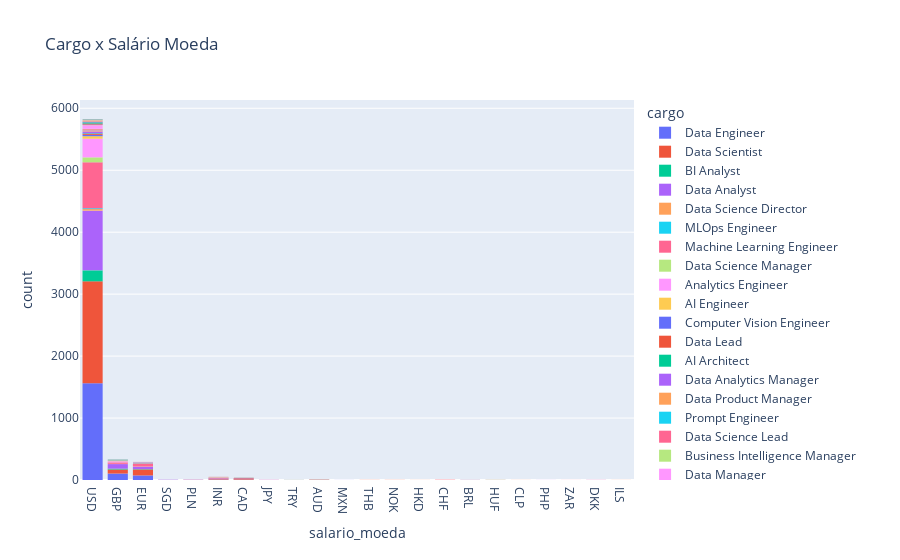

The notebook cell saved with this chart:
### Code cell
fig = px.histogram(df_ds_salaries, x='salario_moeda', color='cargo', title="Cargo x Salário Moeda")

fig.show()

### Figure 1 — Plotly figure (JSON) as saved in the notebook; plotly's stock layout.template omitted (floating-point values rounded to 4 significant figures; data arrays with more than 128 entries replaced by an {"elided": "..."} marker saying what was removed)
{"data": [{"alignmentgroup": "True", "bingroup": "x", "hovertemplate": "cargo=Data Engineer<br>salario_moeda=%{x}<br>count=%{y}<extra></extra>", "legendgroup": "Data Engineer", "marker": {"color": "#636efa", "pattern": {"shape": ""}}, "name": "Data Engineer", "offsetgroup": "Data Engineer", "orientation": "v", "showlegend": true, "type": "histogram", "x": {"elided": "1763 str values"}, "xaxis": "x", "yaxis": "y"}, {"alignmentgroup": "True", "bingroup": "x", "hovertemplate": "cargo=Data Scientist<br>salario_moeda=%{x}<br>count=%{y}<extra></extra>", "legendgroup": "Data Scientist", "marker": {"color": "#EF553B", "pattern": {"shape": ""}}, "name": "Data Scientist", "offsetgroup": "Data Scientist", "orientation": "v", "showlegend": true, "type": "histogram", "x": {"elided": "1863 str values"}, "xaxis": "x", "yaxis": "y"}, {"alignmentgroup": "True", "bingroup": "x", "hovertemplate": "cargo=BI Analyst<br>salario_moeda=%{x}<br>count=%{y}<extra></extra>", "legendgroup": "BI Analyst", "marker": {"color": "#00cc96", "pattern": {"shape": ""}}, "name": "BI Analyst", "offsetgroup": "BI Analyst", "orientation": "v", "showlegend": true, "type": "histogram", "x": {"elided": "200 str values"}, "xaxis": "x", "yaxis": "y"}, {"alignmentgroup": "True", "bingroup": "x", "hovertemplate": "cargo=Data Analyst<br>salario_moeda=%{x}<br>count=%{y}<extra></extra>", "legendgroup": "Data Analyst", "marker": {"color": "#ab63fa", "pattern": {"shape": ""}}, "name": "Data Analyst", "offsetgroup": "Data Analyst", "orientation": "v", "showlegend": true, "type": "histogram", "x": {"elided": "1091 str values"}, "xaxis": "x", "yaxis": "y"}, {"alignmentgroup": "True", "bingroup": "x", "hovertemplate": "cargo=Data Science Director<br>salario_moeda=%{x}<br>count=%{y}<extra></extra>", "legendgroup": "Data Science Director", "marker": {"color": "#FFA15A", "pattern": {"shape": ""}}, "name": "Data Science Director", "offsetgroup": "Data Science Director", "orientation": "v", "showlegend": true, "type": "histogram", "x": ["USD", "USD", "USD", "USD", "USD", "USD", "USD", "USD", "USD", "USD", "USD", "USD", "USD", "USD", "USD", "USD", "USD", "USD", "USD", "USD", "USD", "GBP", "GBP", "GBP", "GBP", "CAD", "EUR", "CAD", "USD", "EUR", "USD", "EUR", "EUR", "USD", "USD"], "xaxis": "x", "yaxis": "y"}, {"alignmentgroup": "True", "bingroup": "x", "hovertemplate": "cargo=MLOps Engineer<br>salario_moeda=%{x}<br>count=%{y}<extra></extra>", "legendgroup": "MLOps Engineer", "marker": {"color": "#19d3f3", "pattern": {"shape": ""}}, "name": "MLOps Engineer", "offsetgroup": "MLOps Engineer", "orientation": "v", "showlegend": true, "type": "histogram", "x": ["USD", "USD", "USD", "USD", "USD", "USD", "USD", "USD", "USD", "USD", "USD", "USD", "BRL", "USD", "USD"], "xaxis": "x", "yaxis": "y"}, {"alignmentgroup": "True", "bingroup": "x", "hovertemplate": "cargo=Machine Learning Engineer<br>salario_moeda=%{x}<br>count=%{y}<extra></extra>", "legendgroup": "Machine Learning Engineer", "marker": {"color": "#FF6692", "pattern": {"shape": ""}}, "name": "Machine Learning Engineer", "offsetgroup": "Machine Learning Engineer", "orientation": "v", "showlegend": true, "type": "histogram", "x": {"elided": "820 str values"}, "xaxis": "x", "yaxis": "y"}, {"alignmentgroup": "True", "bingroup": "x", "hovertemplate": "cargo=Data Science Manager<br>salario_moeda=%{x}<br>count=%{y}<extra></extra>", "legendgroup": "Data Science Manager", "marker": {"color": "#B6E880", "pattern": {"shape": ""}}, "name": "Data Science Manager", "offsetgroup": "Data Science Manager", "orientation": "v", "showlegend": true, "type": "histogram", "x": ["USD", "USD", "USD", "USD", "USD", "USD", "USD", "USD", "USD", "USD", "USD", "USD", "USD", "USD", "USD", "USD", "USD", "USD", "USD", "USD", "USD", "USD", "USD", "USD", "USD", "USD", "USD", "USD", "USD", "USD", "USD", "USD", "USD", "USD", "USD", "USD", "USD", "USD", "USD", "USD", "USD", "USD", "USD", "USD", "USD", "USD", "INR", "INR", "EUR", "USD", "USD", "USD", "USD", "USD", "USD", "USD", "USD", "USD", "USD", "USD", "USD", "USD", "USD", "USD", "USD", "USD", "USD", "USD", "USD", "USD", "USD", "USD", "USD", "USD", "USD", "USD", "USD", "USD", "AUD", "USD", "USD", "INR", "USD", "INR", "USD", "USD"], "xaxis": "x", "yaxis": "y"}, {"alignmentgroup": "True", "bingroup": "x", "hovertemplate": "cargo=Analytics Engineer<br>salario_moeda=%{x}<br>count=%{y}<extra></extra>", "legendgroup": "Analytics Engineer", "marker": {"color": "#FF97FF", "pattern": {"shape": ""}}, "name": "Analytics Engineer", "offsetgroup": "Analytics Engineer", "orientation": "v", "showlegend": true, "type": "histogram", "x": {"elided": "320 str values"}, "xaxis": "x", "yaxis": "y"}, {"alignmentgroup": "True", "bingroup": "x", "hovertemplate": "cargo=AI Engineer<br>salario_moeda=%{x}<br>count=%{y}<extra></extra>", "legendgroup": "AI Engineer", "marker": {"color": "#FECB52", "pattern": {"shape": ""}}, "name": "AI Engineer", "offsetgroup": "AI Engineer", "orientation": "v", "showlegend": true, "type": "histogram", "x": ["USD", "USD", "GBP", "GBP", "USD", "USD", "USD", "USD", "USD", "USD", "USD", "USD", "USD", "USD", "USD", "USD", "USD", "USD", "USD", "USD", "USD", "USD", "USD", "USD", "USD", "USD", "USD", "USD", "USD", "USD", "USD", "USD", "USD", "USD", "USD", "USD", "USD", "USD", "USD", "EUR", "USD", "EUR", "GBP", "GBP", "EUR", "EUR", "USD", "USD"], "xaxis": "x", "yaxis": "y"}, {"alignmentgroup": "True", "bingroup": "x", "hovertemplate": "cargo=Computer Vision Engineer<br>salario_moeda=%{x}<br>count=%{y}<extra></extra>", "legendgroup": "Computer Vision Engineer", "marker": {"color": "#636efa", "pattern": {"shape": ""}}, "name": "Computer Vision Engineer", "offsetgroup": "Computer Vision Engineer", "orientation": "v", "showlegend": true, "type": "histogram", "x": ["USD", "USD", "USD", "USD", "USD", "USD", "USD", "USD", "USD", "USD", "USD", "USD", "USD", "USD", "USD", "USD", "USD", "GBP", "GBP", "USD", "USD", "USD", "INR", "EUR", "DKK", "USD", "BRL", "USD"], "xaxis": "x", "yaxis": "y"}, {"alignmentgroup": "True", "bingroup": "x", "hovertemplate": "cargo=Data Lead<br>salario_moeda=%{x}<br>count=%{y}<extra></extra>", "legendgroup": "Data Lead", "marker": {"color": "#EF553B", "pattern": {"shape": ""}}, "name": "Data Lead", "offsetgroup": "Data Lead", "orientation": "v", "showlegend": true, "type": "histogram", "x": ["USD", "USD", "USD", "USD", "USD", "USD", "USD", "USD", "USD", "USD", "USD", "USD", "USD", "USD", "USD", "USD"], "xaxis": "x", "yaxis": "y"}, {"alignmentgroup": "True", "bingroup": "x", "hovertemplate": "cargo=AI Architect<br>salario_moeda=%{x}<br>count=%{y}<extra></extra>", "legendgroup": "AI Architect", "marker": {"color": "#00cc96", "pattern": {"shape": ""}}, "name": "AI Architect", "offsetgroup": "AI Architect", "orientation": "v", "showlegend": true, "type": "histogram", "x": ["USD", "USD", "USD", "USD", "USD", "USD", "USD", "USD", "EUR", "USD"], "xaxis": "x", "yaxis": "y"}, {"alignmentgroup": "True", "bingroup": "x", "hovertemplate": "cargo=Data Analytics Manager<br>salario_moeda=%{x}<br>count=%{y}<extra></extra>", "legendgroup": "Data Analytics Manager", "marker": {"color": "#ab63fa", "pattern": {"shape": ""}}, "name": "Data Analytics Manager", "offsetgroup": "Data Analytics Manager", "orientation": "v", "showlegend": true, "type": "histogram", "x": ["USD", "USD", "USD", "USD", "USD", "USD", "USD", "USD", "USD", "USD", "USD", "USD", "USD", "USD", "USD", "USD", "USD", "USD", "USD", "USD", "INR", "USD", "USD", "USD", "USD", "USD", "USD", "USD", "USD", "USD", "USD"], "xaxis": "x", "yaxis": "y"}, {"alignmentgroup": "True", "bingroup": "x", "hovertemplate": "cargo=Data Product Manager<br>salario_moeda=%{x}<br>count=%{y}<extra></extra>", "legendgroup": "Data Product Manager", "marker": {"color": "#FFA15A", "pattern": {"shape": ""}}, "name": "Data Product Manager", "offsetgroup": "Data Product Manager", "orientation": "v", "showlegend": true, "type": "histogram", "x": ["USD", "USD", "USD", "USD", "USD", "USD", "USD", "USD", "USD", "USD", "USD", "USD"], "xaxis": "x", "yaxis": "y"}, {"alignmentgroup": "True", "bingroup": "x", "hovertemplate": "cargo=Prompt Engineer<br>salario_moeda=%{x}<br>count=%{y}<extra></extra>", "legendgroup": "Prompt Engineer", "marker": {"color": "#19d3f3", "pattern": {"shape": ""}}, "name": "Prompt Engineer", "offsetgroup": "Prompt Engineer", "orientation": "v", "showlegend": true, "type": "histogram", "x": ["USD", "USD", "USD", "USD"], "xaxis": "x", "yaxis": "y"}, {"alignmentgroup": "True", "bingroup": "x", "hovertemplate": "cargo=Data Science Lead<br>salario_moeda=%{x}<br>count=%{y}<extra></extra>", "legendgroup": "Data Science Lead", "marker": {"color": "#FF6692", "pattern": {"shape": ""}}, "name": "Data Science Lead", "offsetgroup": "Data Science Lead", "orientation": "v", "showlegend": true, "type": "histogram", "x": ["USD", "USD", "USD", "USD", "USD", "USD", "USD", "USD", "USD", "USD", "USD", "USD", "USD", "USD", "USD", "USD", "USD", "USD", "GBP", "GBP", "USD", "USD"], "xaxis": "x", "yaxis": "y"}, {"alignmentgroup": "True", "bingroup": "x", "hovertemplate": "cargo=Business Intelligence Manager<br>salario_moeda=%{x}<br>count=%{y}<extra></extra>", "legendgroup": "Business Intelligence Manager", "marker": {"color": "#B6E880", "pattern": {"shape": ""}}, "name": "Business Intelligence Manager", "offsetgroup": "Business Intelligence Manager", "orientation": "v", "showlegend": true, "type": "histogram", "x": ["USD", "USD", "USD", "USD", "USD", "USD"], "xaxis": "x", "yaxis": "y"}, {"alignmentgroup": "True", "bingroup": "x", "hovertemplate": "cargo=Data Manager<br>salario_moeda=%{x}<br>count=%{y}<extra></extra>", "legendgroup": "Data Manager", "marker": {"color": "#FF97FF", "pattern": {"shape": ""}}, "name": "Data Manager", "offsetgroup": "Data Manager", "orientation": "v", "showlegend": true, "type": "histogram", "x": ["USD", "USD", "USD", "USD", "USD", "USD", "USD", "USD", "USD", "USD", "USD", "USD", "USD", "USD", "USD", "USD", "USD", "USD", "USD", "USD", "USD", "USD", "USD", "USD", "USD", "USD", "USD", "USD", "USD", "USD", "USD", "USD", "USD", "USD", "USD", "USD", "USD", "USD", "USD", "USD", "USD", "USD", "USD", "USD", "USD", "USD", "USD", "USD", "USD", "USD", "USD", "USD", "GBP", "GBP", "GBP", "GBP", "USD", "USD", "USD", "USD", "USD", "USD", "CAD"], "xaxis": "x", "yaxis": "y"}, {"alignmentgroup": "True", "bingroup": "x", "hovertemplate": "cargo=Data Analytics Lead<br>salario_moeda=%{x}<br>count=%{y}<extra></extra>", "legendgroup": "Data Analytics Lead", "marker": {"color": "#FECB52", "pattern": {"shape": ""}}, "name": "Data Analytics Lead", "offsetgroup": "Data Analytics Lead", "orientation": "v", "showlegend": true, "type": "histogram", "x": ["USD", "USD", "INR", "GBP", "GBP", "USD"], "xaxis": "x", "yaxis": "y"}, {"alignmentgroup": "True", "bingroup": "x", "hovertemplate": "cargo=NLP Engineer<br>salario_moeda=%{x}<br>count=%{y}<extra></extra>", "legendgroup": "NLP Engineer", "marker": {"color": "#636efa", "pattern": {"shape": ""}}, "name": "NLP Engineer", "offsetgroup": "NLP Engineer", "orientation": "v", "showlegend": true, "type": "histogram", "x": ["USD", "USD", "USD", "USD", "USD", "USD", "USD", "USD", "EUR", "EUR", "INR", "EUR", "EUR", "USD", "PLN"], "xaxis": "x", "yaxis": "y"}, {"alignmentgroup": "True", "bingroup": "x", "hovertemplate": "cargo=AI Scientist<br>salario_moeda=%{x}<br>count=%{y}<extra></extra>", "legendgroup": "AI Scientist", "marker": {"color": "#EF553B", "pattern": {"shape": ""}}, "name": "AI Scientist", "offsetgroup": "AI Scientist", "orientation": "v", "showlegend": true, "type": "histogram", "x": ["USD", "USD", "USD", "USD", "USD", "ILS", "EUR", "EUR", "USD", "AUD", "USD", "USD", "USD", "USD", "USD", "EUR", "USD", "USD", "INR", "USD", "USD", "DKK"], "xaxis": "x", "yaxis": "y"}, {"alignmentgroup": "True", "bingroup": "x", "hovertemplate": "cargo=Head of Data<br>salario_moeda=%{x}<br>count=%{y}<extra></extra>", "legendgroup": "Head of Data", "marker": {"color": "#00cc96", "pattern": {"shape": ""}}, "name": "Head of Data", "offsetgroup": "Head of Data", "orientation": "v", "showlegend": true, "type": "histogram", "x": ["USD", "USD", "USD", "USD", "USD", "USD", "USD", "USD", "USD", "USD", "USD", "USD", "USD", "EUR", "GBP", "GBP", "GBP", "GBP", "GBP", "USD", "USD", "USD", "USD", "USD", "EUR", "USD", "EUR", "USD"], "xaxis": "x", "yaxis": "y"}, {"alignmentgroup": "True", "bingroup": "x", "hovertemplate": "cargo=AI Developer<br>salario_moeda=%{x}<br>count=%{y}<extra></extra>", "legendgroup": "AI Developer", "marker": {"color": "#ab63fa", "pattern": {"shape": ""}}, "name": "AI Developer", "offsetgroup": "AI Developer", "orientation": "v", "showlegend": true, "type": "histogram", "x": ["USD", "USD", "USD", "USD", "USD", "USD", "USD", "USD", "USD", "USD", "USD", "EUR", "EUR", "SGD", "EUR", "EUR", "USD", "USD"], "xaxis": "x", "yaxis": "y"}, {"alignmentgroup": "True", "bingroup": "x", "hovertemplate": "cargo=Data Science Head<br>salario_moeda=%{x}<br>count=%{y}<extra></extra>", "legendgroup": "Data Science Head", "marker": {"color": "#FFA15A", "pattern": {"shape": ""}}, "name": "Data Science Head", "offsetgroup": "Data Science Head", "orientation": "v", "showlegend": true, "type": "histogram", "x": ["USD", "USD", "USD", "USD", "USD", "USD", "EUR", "INR", "GBP", "GBP", "USD", "USD", "INR", "USD", "USD"], "xaxis": "x", "yaxis": "y"}, {"alignmentgroup": "True", "bingroup": "x", "hovertemplate": "cargo=Machine Learning Manager<br>salario_moeda=%{x}<br>count=%{y}<extra></extra>", "legendgroup": "Machine Learning Manager", "marker": {"color": "#19d3f3", "pattern": {"shape": ""}}, "name": "Machine Learning Manager", "offsetgroup": "Machine Learning Manager", "orientation": "v", "showlegend": true, "type": "histogram", "x": ["EUR", "USD", "USD", "CAD"], "xaxis": "x", "yaxis": "y"}, {"alignmentgroup": "True", "bingroup": "x", "hovertemplate": "cargo=AI Research Engineer<br>salario_moeda=%{x}<br>count=%{y}<extra></extra>", "legendgroup": "AI Research Engineer", "marker": {"color": "#FF6692", "pattern": {"shape": ""}}, "name": "AI Research Engineer", "offsetgroup": "AI Research Engineer", "orientation": "v", "showlegend": true, "type": "histogram", "x": ["USD", "EUR", "GBP", "INR", "GBP"], "xaxis": "x", "yaxis": "y"}, {"alignmentgroup": "True", "bingroup": "x", "hovertemplate": "cargo=AWS Data Architect<br>salario_moeda=%{x}<br>count=%{y}<extra></extra>", "legendgroup": "AWS Data Architect", "marker": {"color": "#B6E880", "pattern": {"shape": ""}}, "name": "AWS Data Architect", "offsetgroup": "AWS Data Architect", "orientation": "v", "showlegend": true, "type": "histogram", "x": ["USD"], "xaxis": "x", "yaxis": "y"}, {"alignmentgroup": "True", "bingroup": "x", "hovertemplate": "cargo=Lead Data Analyst<br>salario_moeda=%{x}<br>count=%{y}<extra></extra>", "legendgroup": "Lead Data Analyst", "marker": {"color": "#FF97FF", "pattern": {"shape": ""}}, "name": "Lead Data Analyst", "offsetgroup": "Lead Data Analyst", "orientation": "v", "showlegend": true, "type": "histogram", "x": ["USD", "INR", "USD", "INR", "USD"], "xaxis": "x", "yaxis": "y"}, {"alignmentgroup": "True", "bingroup": "x", "hovertemplate": "cargo=Lead Data Scientist<br>salario_moeda=%{x}<br>count=%{y}<extra></extra>", "legendgroup": "Lead Data Scientist", "marker": {"color": "#FECB52", "pattern": {"shape": ""}}, "name": "Lead Data Scientist", "offsetgroup": "Lead Data Scientist", "orientation": "v", "showlegend": true, "type": "histogram", "x": ["USD", "USD", "USD", "EUR", "INR", "EUR", "GBP", "INR", "USD", "USD"], "xaxis": "x", "yaxis": "y"}, {"alignmentgroup": "True", "bingroup": "x", "hovertemplate": "cargo=Data Analyst Lead<br>salario_moeda=%{x}<br>count=%{y}<extra></extra>", "legendgroup": "Data Analyst Lead", "marker": {"color": "#636efa", "pattern": {"shape": ""}}, "name": "Data Analyst Lead", "offsetgroup": "Data Analyst Lead", "orientation": "v", "showlegend": true, "type": "histogram", "x": ["USD"], "xaxis": "x", "yaxis": "y"}, {"alignmentgroup": "True", "bingroup": "x", "hovertemplate": "cargo=AI Programmer<br>salario_moeda=%{x}<br>count=%{y}<extra></extra>", "legendgroup": "AI Programmer", "marker": {"color": "#EF553B", "pattern": {"shape": ""}}, "name": "AI Programmer", "offsetgroup": "AI Programmer", "orientation": "v", "showlegend": true, "type": "histogram", "x": ["USD", "INR", "USD", "CAD", "USD", "USD"], "xaxis": "x", "yaxis": "y"}, {"alignmentgroup": "True", "bingroup": "x", "hovertemplate": "cargo=AI Product Manager<br>salario_moeda=%{x}<br>count=%{y}<extra></extra>", "legendgroup": "AI Product Manager", "marker": {"color": "#00cc96", "pattern": {"shape": ""}}, "name": "AI Product Manager", "offsetgroup": "AI Product Manager", "orientation": "v", "showlegend": true, "type": "histogram", "x": ["USD"], "xaxis": "x", "yaxis": "y"}, {"alignmentgroup": "True", "bingroup": "x", "hovertemplate": "cargo=Lead Machine Learning Engineer<br>salario_moeda=%{x}<br>count=%{y}<extra></extra>", "legendgroup": "Lead Machine Learning Engineer", "marker": {"color": "#ab63fa", "pattern": {"shape": ""}}, "name": "Lead Machine Learning Engineer", "offsetgroup": "Lead Machine Learning Engineer", "orientation": "v", "showlegend": true, "type": "histogram", "x": ["USD", "EUR", "INR", "EUR"], "xaxis": "x", "yaxis": "y"}, {"alignmentgroup": "True", "bingroup": "x", "hovertemplate": "cargo=Data Quality Manager<br>salario_moeda=%{x}<br>count=%{y}<extra></extra>", "legendgroup": "Data Quality Manager", "marker": {"color": "#FFA15A", "pattern": {"shape": ""}}, "name": "Data Quality Manager", "offsetgroup": "Data Quality Manager", "orientation": "v", "showlegend": true, "type": "histogram", "x": ["GBP", "GBP"], "xaxis": "x", "yaxis": "y"}, {"alignmentgroup": "True", "bingroup": "x", "hovertemplate": "cargo=Data Product Owner<br>salario_moeda=%{x}<br>count=%{y}<extra></extra>", "legendgroup": "Data Product Owner", "marker": {"color": "#19d3f3", "pattern": {"shape": ""}}, "name": "Data Product Owner", "offsetgroup": "Data Product Owner", "orientation": "v", "showlegend": true, "type": "histogram", "x": ["GBP", "GBP", "GBP", "GBP"], "xaxis": "x", "yaxis": "y"}, {"alignmentgroup": "True", "bingroup": "x", "hovertemplate": "cargo=Analytics Engineering Manager<br>salario_moeda=%{x}<br>count=%{y}<extra></extra>", "legendgroup": "Analytics Engineering Manager", "marker": {"color": "#FF6692", "pattern": {"shape": ""}}, "name": "Analytics Engineering Manager", "offsetgroup": "Analytics Engineering Manager", "orientation": "v", "showlegend": true, "type": "histogram", "x": ["GBP"], "xaxis": "x", "yaxis": "y"}, {"alignmentgroup": "True", "bingroup": "x", "hovertemplate": "cargo=Autonomous Vehicle Technician<br>salario_moeda=%{x}<br>count=%{y}<extra></extra>", "legendgroup": "Autonomous Vehicle Technician", "marker": {"color": "#B6E880", "pattern": {"shape": ""}}, "name": "Autonomous Vehicle Technician", "offsetgroup": "Autonomous Vehicle Technician", "orientation": "v", "showlegend": true, "type": "histogram", "x": ["USD", "USD"], "xaxis": "x", "yaxis": "y"}, {"alignmentgroup": "True", "bingroup": "x", "hovertemplate": "cargo=Computer Vision Software Engineer<br>salario_moeda=%{x}<br>count=%{y}<extra></extra>", "legendgroup": "Computer Vision Software Engineer", "marker": {"color": "#FF97FF", "pattern": {"shape": ""}}, "name": "Computer Vision Software Engineer", "offsetgroup": "Computer Vision Software Engineer", "orientation": "v", "showlegend": true, "type": "histogram", "x": ["EUR", "USD", "EUR", "USD", "DKK"], "xaxis": "x", "yaxis": "y"}, {"alignmentgroup": "True", "bingroup": "x", "hovertemplate": "cargo=Manager Data Management<br>salario_moeda=%{x}<br>count=%{y}<extra></extra>", "legendgroup": "Manager Data Management", "marker": {"color": "#FECB52", "pattern": {"shape": ""}}, "name": "Manager Data Management", "offsetgroup": "Manager Data Management", "orientation": "v", "showlegend": true, "type": "histogram", "x": ["USD"], "xaxis": "x", "yaxis": "y"}, {"alignmentgroup": "True", "bingroup": "x", "hovertemplate": "cargo=Data Science Tech Lead<br>salario_moeda=%{x}<br>count=%{y}<extra></extra>", "legendgroup": "Data Science Tech Lead", "marker": {"color": "#636efa", "pattern": {"shape": ""}}, "name": "Data Science Tech Lead", "offsetgroup": "Data Science Tech Lead", "orientation": "v", "showlegend": true, "type": "histogram", "x": ["USD"], "xaxis": "x", "yaxis": "y"}, {"alignmentgroup": "True", "bingroup": "x", "hovertemplate": "cargo=Data Scientist Lead<br>salario_moeda=%{x}<br>count=%{y}<extra></extra>", "legendgroup": "Data Scientist Lead", "marker": {"color": "#EF553B", "pattern": {"shape": ""}}, "name": "Data Scientist Lead", "offsetgroup": "Data Scientist Lead", "orientation": "v", "showlegend": true, "type": "histogram", "x": ["USD", "EUR"], "xaxis": "x", "yaxis": "y"}, {"alignmentgroup": "True", "bingroup": "x", "hovertemplate": "cargo=Lead Data Engineer<br>salario_moeda=%{x}<br>count=%{y}<extra></extra>", "legendgroup": "Lead Data Engineer", "marker": {"color": "#00cc96", "pattern": {"shape": ""}}, "name": "Lead Data Engineer", "offsetgroup": "Lead Data Engineer", "orientation": "v", "showlegend": true, "type": "histogram", "x": ["CAD", "USD", "USD", "GBP", "USD", "USD"], "xaxis": "x", "yaxis": "y"}, {"alignmentgroup": "True", "bingroup": "x", "hovertemplate": "cargo=Cloud Data Architect<br>salario_moeda=%{x}<br>count=%{y}<extra></extra>", "legendgroup": "Cloud Data Architect", "marker": {"color": "#ab63fa", "pattern": {"shape": ""}}, "name": "Cloud Data Architect", "offsetgroup": "Cloud Data Architect", "orientation": "v", "showlegend": true, "type": "histogram", "x": ["USD"], "xaxis": "x", "yaxis": "y"}], "layout": {"barmode": "relative", "legend": {"title": {"text": "cargo"}, "tracegroupgap": 0}, "title": {"text": "Cargo x Salário Moeda"}, "xaxis": {"anchor": "y", "domain": [0, 1], "title": {"text": "salario_moeda"}}, "yaxis": {"anchor": "x", "domain": [0, 1], "title": {"text": "count"}}}}
